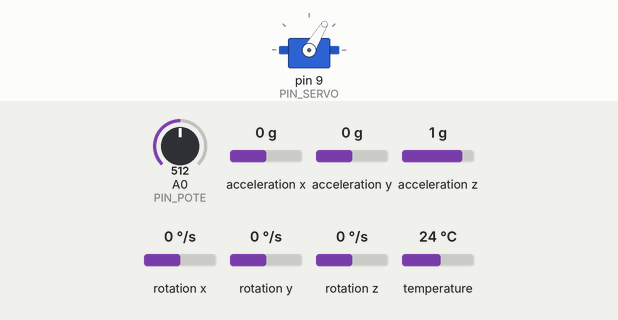
This sketch was run on a simulated Arduino Uno, built with avr-gcc and run on an emulated ATmega328P. Shown: servo. The inputs (shaded band) are chosen by the test bench; at power-on: acceleration y 0 g, A0 (PIN_POTE) = 512, rotation x 0 °/s, acceleration z 1 g, acceleration x 0 g, rotation y 0 °/s, rotation z 0 °/s, temperature 24 °C. Servo pulses on a pin are drawn as a servo (544–2400 µs = 0–180°); what the sketch prints to the serial monitor is not drawn.

Above: at 1.3 s.
1.4 s: acceleration y set to -0.8 g
At 3.53 s:
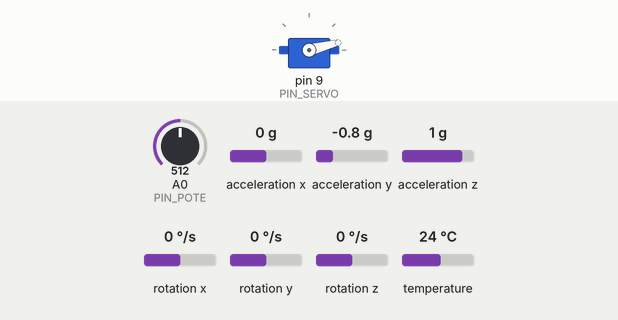
4.4 s: A0 (PIN_POTE) set to 992
At 4.98 s:
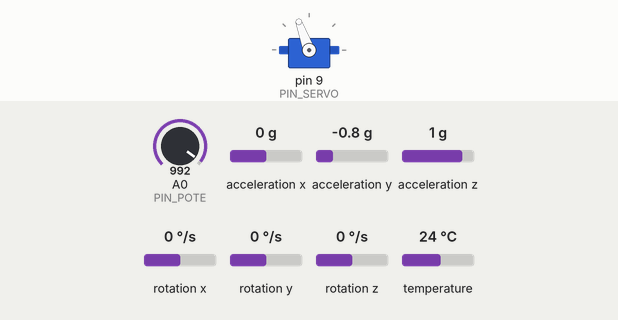
7.4 s: rotation x set to -100 °/s
10.4 s: acceleration y set to 1.4 g
13.4 s: acceleration z set to -1.4 g
At 13.99 s:
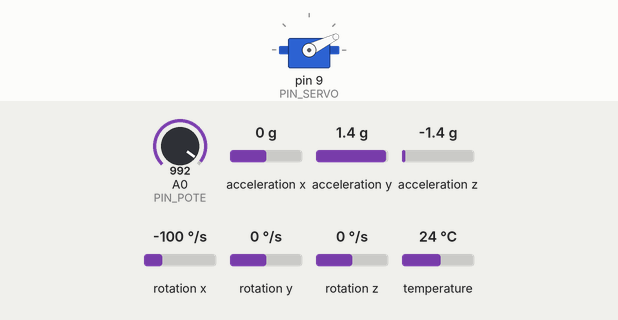
Timing chart, 0 to 16.4 s (numbered marks = the images above; inputs shaded):
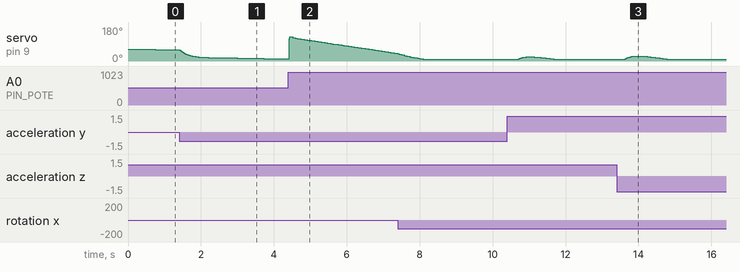

The sketch:

arduino_pendulum_control.ino
```cpp
#include <Adafruit_MPU6050.h>
#include <Adafruit_Sensor.h>
#include <Wire.h>
#include <arduino.h>
#include <avr/io.h>
#define MAX_SERVO 3750
#define MIN_SERVO 1300
#define PIN_SERVO 9
#define PIN_POTE A0


Adafruit_MPU6050 mpu;

float angulo_x = 0;
float t_inicio = millis();
float t = t_inicio;
float phi = 0;
float T = 0.01;
int flag = 1;
float phi_entrada;
float a = 17.75;
float b = 1.145;
float c = 75.57;
float k1 = 120.1;
float k2 = -0.6455;

float phi_est = 0;
float phi_est_ant = 0;
float phi_p_est = 0;
float phi_p_est_ant = 0;
float theta_est = 0;
float theta_est_ant = 0;
float theta_p_est = 0;
float theta_p_est_ant = 0;

//Observer
float l11=0.04752;
float l12=0.54232;
float l21=1.0697;
float l22=-3.725;
float l31=0.75873;
float l32=0.065638;
float l41=0.44609;
float l42=3.1707;

//K
float c1=0.76344;
float c2=-0.091154;
float c3=0.4778;
float c4=-0.06582;

//F
float f1 = 0;
float f2 = 0.2366;

//Extended K (integral action)
float K_int[] = {0.76426,-0.091103,0.47815,-0.06574};
float H =0.0030758;

float phi_ref = -20;
float theta_ref = 0;

float q_ant = 0;
float q = 0;

void setup_pwm(void) {
  pinMode(PIN_SERVO, OUTPUT);
  TCCR1A = _BV(COM1A1) | _BV(WGM11);
  TCCR1B = _BV(WGM13) | _BV(WGM12) | _BV(CS11);
  ICR1 = 39999;
}

void setup_imu(int acc_range, int gyro_range, int bw) {
  	// Try to initialize!
	if (!mpu.begin()) {
		Serial.println("Failed to find MPU6050 chip");
		while (1) {
		  delay(10);
		}
	}
	Serial.println("MPU6050 Found!");

	// set accelerometer range to +-8G
	mpu.setAccelerometerRange(acc_range);

	// set gyro range to +- 500 deg/s
	mpu.setGyroRange(gyro_range);

	// set filter bandwidth to 5-10-21-44-94-184-260 Hz
	mpu.setFilterBandwidth(bw);

	delay(100);
}

void matlab_send(float dato1, float dato2, float dato3, float dato4, float dato5, float dato6, float dato7, float dato8){
  Serial.write("abcd");
  byte * b = (byte *) &dato1;
  Serial.write(b,4);
  b = (byte *) &dato2;
  Serial.write(b,4);
  b = (byte *) &dato3;
  Serial.write(b,4);
  b = (byte *) &dato4;
  Serial.write(b,4);
  b = (byte *) &dato5;
  Serial.write(b,4);
  b = (byte *) &dato6;
  Serial.write(b,4);
  b = (byte *) &dato7;
  Serial.write(b,4);
  b = (byte *) &dato8;
  Serial.write(b,4);
}


void mover_servo(float phi){
  if(phi <= 60 && phi >= -60){
    unsigned int servo = map(phi, -57, 63, MIN_SERVO, MAX_SERVO);
    OCR1A = servo;
    return;
  }
  if(phi > 60){
    unsigned int servo = map(63, -57, 63, MIN_SERVO, MAX_SERVO);
    OCR1A = servo;
    return;
  }
  if(phi < -60){
    unsigned int servo = map(-57, -57, 63, MIN_SERVO, MAX_SERVO);
    OCR1A = servo;
    return;
  }
}

void setup() {
  Serial.begin(115200*2);
  setup_imu(MPU6050_RANGE_8_G, MPU6050_RANGE_500_DEG, MPU6050_BAND_44_HZ);
  setup_pwm();
}

void loop() {
  unsigned long t_prev = millis();

  sensors_event_t ac, g, temp;
  mpu.getEvent(&ac, &g, &temp);

  float angulo_x_g = (angulo_x + g.gyro.x*0.01*180/PI);
  float angulo_x_a = (atan2(ac.acceleration.y, ac.acceleration.z))*180/PI;
  angulo_x = 0.1*angulo_x_a + 0.9*angulo_x_g;

  int v_pote = analogRead(PIN_POTE);
  float phi = -(map(v_pote, 0, 1023, 300, 0) - 144);


  //Periodic sequence of pulses
  if(millis() - t >= 8000 && flag == 1){
    phi_ref = 0;
    flag = 2;
    t = millis();
  }

  if(millis() - t >= 8000 && flag == 2){
    phi_ref = 20;
    flag = 3;
    t = millis();
  }

  if(millis() - t >= 8000 && flag == 3){
    phi_ref = 45;
    flag = 4;
    t = millis();
  }

  if(millis() - t >= 8000 && flag == 4){
    phi_ref = 10;
    flag = 1;
    t = millis();
  }

  float error_theta = angulo_x - theta_est_ant;
  float error_phi = phi - phi_est_ant;

  //To measure observer without controlling
  //phi_entrada = phi_ref;

  phi_est = phi_est_ant + phi_p_est_ant*T + l11*error_theta + l12*error_phi;
  phi_p_est = -k1*T*phi_est_ant + phi_p_est_ant*(-a*T+1) + l21*error_theta + l22*error_phi + k1*T*phi_entrada;
  theta_est = theta_est_ant + T*theta_p_est_ant + l31*error_theta + l32*error_phi;
  theta_p_est = -k1*k2*T*phi_est_ant - a*k2*T*phi_p_est_ant - c*T*theta_est_ant + (-b*T+1)*theta_p_est_ant + l41*error_theta + l42*error_phi + k1*k2*T*phi_entrada;

  //State-space feedback control
  //phi_entrada = c1*phi_est + c2*phi_p_est + c3*theta_est + c4*theta_p_est;

  //State-space feedback control with feedforward
  //phi_entrada = f1*theta_ref f2*phi_ref +  c1*phi_est + c2*phi_p_est + c3*theta_est + c4*theta_p_est;

  //State-space feedback control with integral action
  q = q_ant + phi_ref-phi;
  phi_entrada = K_int[0]*phi_est + K_int[1]*phi_p_est + K_int[2]*theta_est + K_int[3]*theta_p_est + H*q;

  mover_servo(phi_entrada);

  matlab_send(angulo_x, theta_est, phi, phi_est, g.gyro.x*180/PI, theta_p_est, phi_p_est, phi_ref);

  phi_est_ant = phi_est;
  phi_p_est_ant = phi_p_est;
  theta_est_ant = theta_est;
  theta_p_est_ant = theta_p_est;
  q_ant = q;

  delay(10 + t_prev - millis());

}
```
